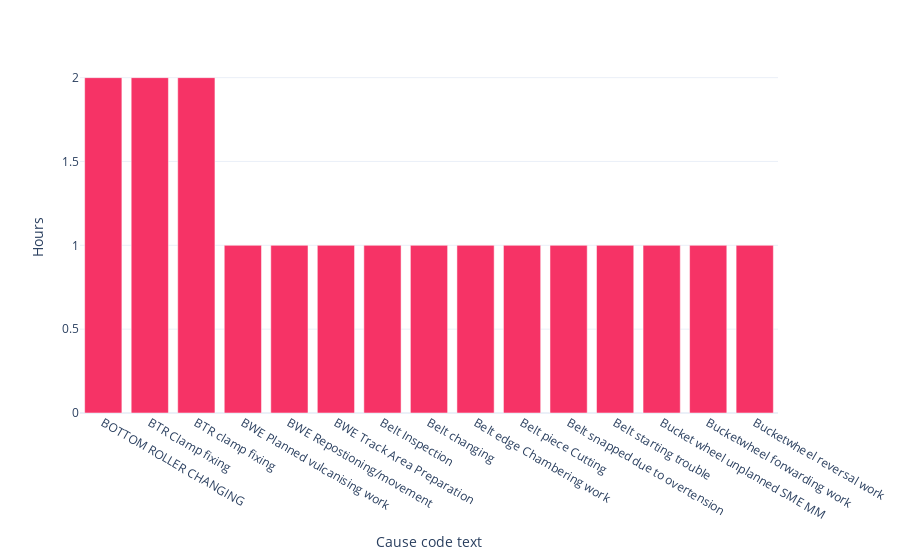

Notebook code cell kept with this figure:
### Code cell
bar_chart.show()

### Figure 1 — Plotly figure (JSON) as saved in the notebook; plotly's stock layout.template omitted (floating-point values rounded to 4 significant figures)
{"data": [{"alignmentgroup": "True", "hovertemplate": "Cause code text=%{x}<br>Hours=%{y}<extra></extra>", "legendgroup": "", "marker": {"color": "#F63366", "pattern": {"shape": ""}}, "name": "", "offsetgroup": "", "orientation": "v", "showlegend": false, "textposition": "auto", "type": "bar", "x": ["BOTTOM ROLLER CHANGING", "BTR Clamp fixing", "BTR clamp fixing", "BWE Planned vulcanising work", "BWE Repostioning/movement", "BWE Track Area Preparation", "Belt Inspection", "Belt changing", "Belt edge Chambering work", "Belt piece Cutting", "Belt snapped due to overtension", "Belt starting trouble", "Bucket wheel unplanned SME MM", "Bucketwheel forwarding work", "Bucketwheel reversal work"], "xaxis": "x", "y": [2, 2, 2, 1, 1, 1, 1, 1, 1, 1, 1, 1, 1, 1, 1], "yaxis": "y"}], "layout": {"barmode": "relative", "legend": {"tracegroupgap": 0}, "margin": {"t": 60}, "xaxis": {"anchor": "y", "domain": [0, 1], "title": {"text": "Cause code text"}}, "yaxis": {"anchor": "x", "domain": [0, 1], "title": {"text": "Hours"}}}}
